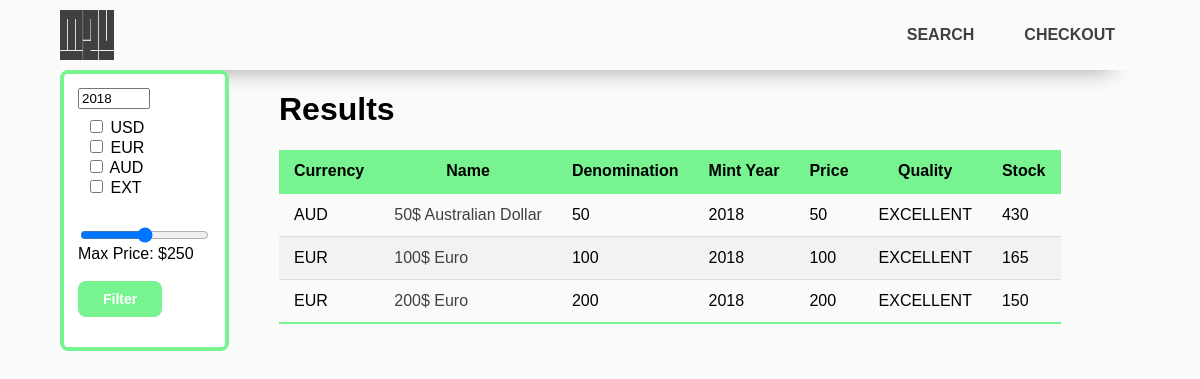
Page /Search.php?year=2018 on the committed database.
### tables this page shows
CREATE TABLE Products_status (
    product_id CHAR(10) NOT NULL,
    product_name VARCHAR(30) NOT NULL,
    price int NOT NULL,
    quality VARCHAR(100) NOT NULL DEFAULT "GOOD",
    shipping_status VARCHAR(100) NOT NULL DEFAULT "IN WAREHOUSE",
    quantity INT NOT NULL,
    PRIMARY KEY(product_id, quality, shipping_status),
    FOREIGN KEY (product_id) REFERENCES Products (product_id)
);

CREATE TABLE Products(
    product_id CHAR(10) NOT NULL UNIQUE,
    currency VARCHAR(100) NOT NULL,
    denomination SMALLINT NOT NULL,
    mint_year INT NOT NULL,
    product_image VARCHAR(100) NOT NULL,
    PRIMARY KEY (product_id) 
);

### db_functions.php (the view, shortened to what this page needs)
<?php
$header = ["Currency", "Name", "Denomination", "Mint Year", "Price", "Quality", "Stock"];
function display_search_results($conn, $filter_currency, $year, $cost)
{
    global $header;
    $sql = "SELECT Products.product_id, currency, product_name, denomination, mint_year, price, quality, quantity
            FROM Products
            CROSS JOIN Products_status
            ON Products.product_id = Products_status.product_id
            WHERE shipping_status = 'IN WAREHOUSE'";
    if($year != null)
    {
        $sql = $sql." AND mint_year = $year";
    }
    $ret = null;
    if($result = mysqli_query($conn, $sql))
    {
        if(mysqli_num_rows($result) > 0)
        {
            echo '<h1> Results </h1>', "\n";
            echo "\t\t\t", '<table id="results">', "\n";
            echo "\t\t\t\t", "<thead>";
            echo "\t\t\t\t\t", '<tr>', "\n";
            foreach($header as $label)
            {
                echo "\t\t\t\t\t\t", '<th>', $label, "</th>", "\n";
            }
            echo "\t\t\t\t\t", '</tr>', "\n";
            echo "</thead>";
            echo "<tbody>";
            while($row = mysqli_fetch_assoc($result))
            {
                echo "\t\t\t\t\t", '<tr>', "\n";
                foreach($row as $attribute => $value)
                {
                    if($attribute == "product_id")
                    {
                        continue;
                    }
                    else if($attribute == "product_name")
                    {
                        echo "\t\t\t\t\t\t", '<td>', '<a href=Product.php?element=',$row["product_id"], '>', $value, '</a>' ,"</td>", "\n";
                    }
                    else
                    {
                        echo "\t\t\t\t\t\t", '<td>', $value, "</td>", "\n";
                    }
                }
            }
            echo "\t\t\t", "</table>", "\n";
        }
        else
        {
            echo "\t\t\t", "<p> no results found </p>";
        }
    }
    else
    {
        echo "\t\t\t", "<p> sql query faliure</p>";
    }
    return $ret;
}
?>

### Styles/styles.css (style rules this page uses)
body { background-color: rgb(250, 250, 250); font-family: Verdana, Helvetica, sans-serif; margin: 0 5% 0 5%; }
table { border-collapse: collapse; }
td { padding: 12px 15px; }
tr { border-bottom: 1px solid #dddddd; }
tr:nth-child(even) { background-color: #f2f2f2; }
tr:last-of-type { border-bottom: 2px solid #77F490; }
th { background-color: #77F490; color: black; padding: 12px 15px; }

### Styles/headerstyle.css (style rules this page uses)
a { text-decoration: none; color: #404040; }

### rows in the picture
products_status: product.currency "AUD", product_name "50$ Australian Dollar", product.denomination "50", product.mint_year "2018", price "50", quality "EXCELLENT", quantity "430"
products_status: product.currency "EUR", product_name "100$ Euro", product.denomination "100", product.mint_year "2018", price "100", quality "EXCELLENT", quantity "165"
products_status: product.currency "EUR", product_name "200$ Euro", product.denomination "200", product.mint_year "2018", price "200", quality "EXCELLENT", quantity "150"

### other values in the picture
$label "Currency"
$label "Name"
$label "Denomination"
$label "Mint Year"
$label "Price"
$label "Quality"
$label "Stock"
